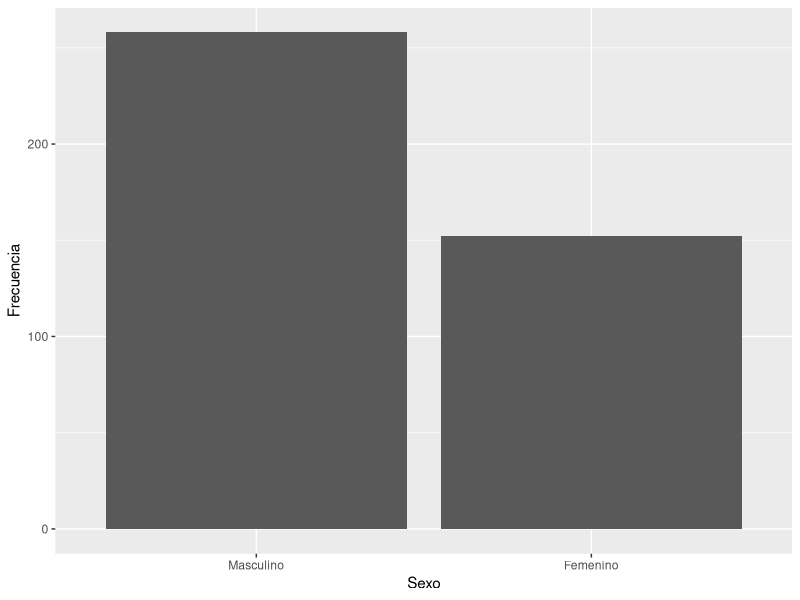
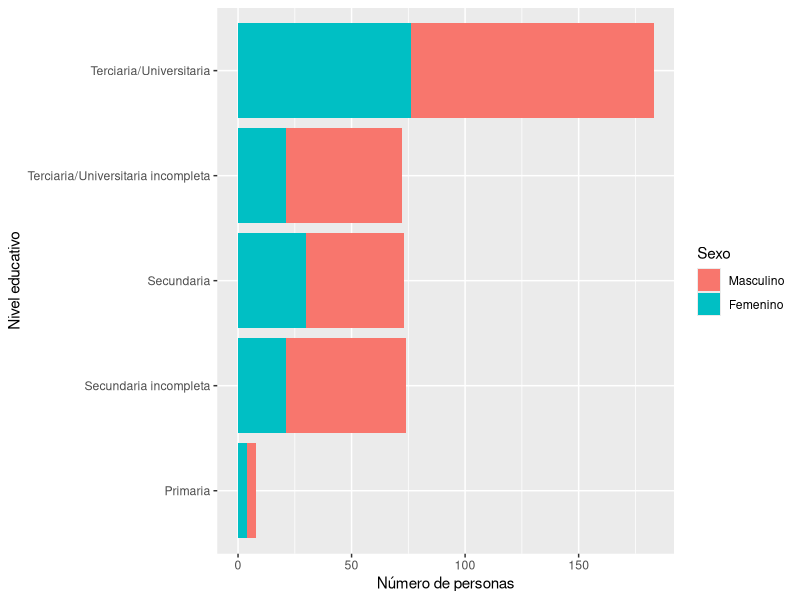
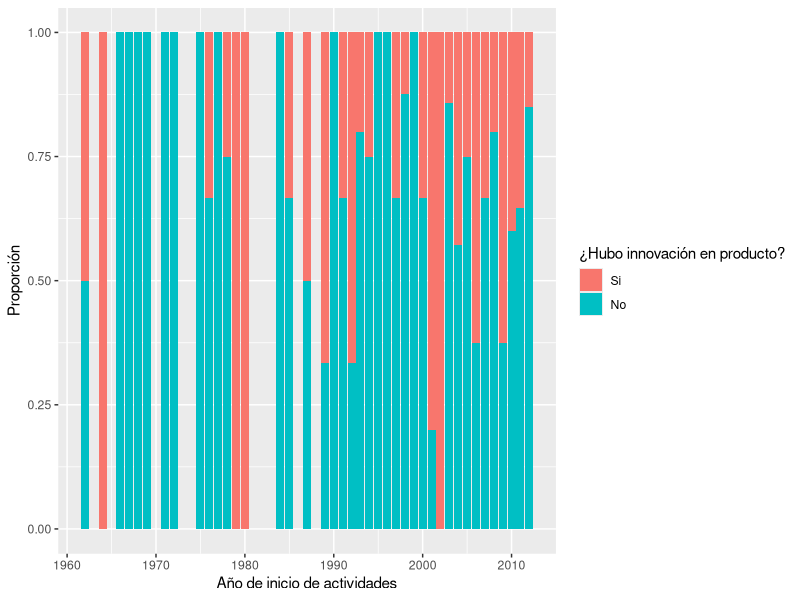
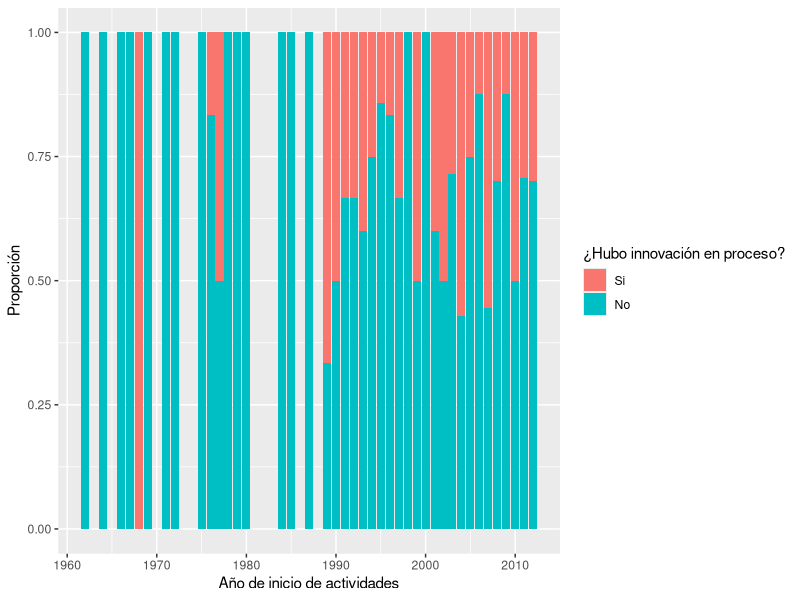
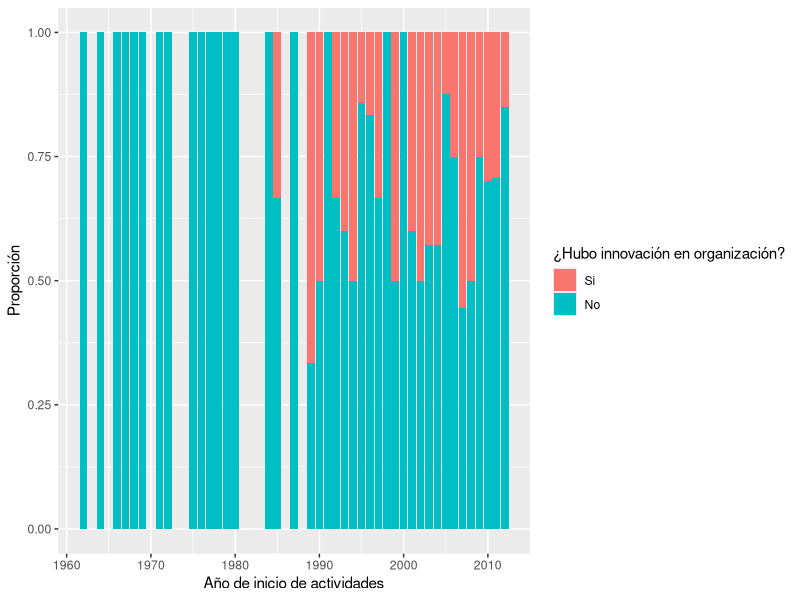
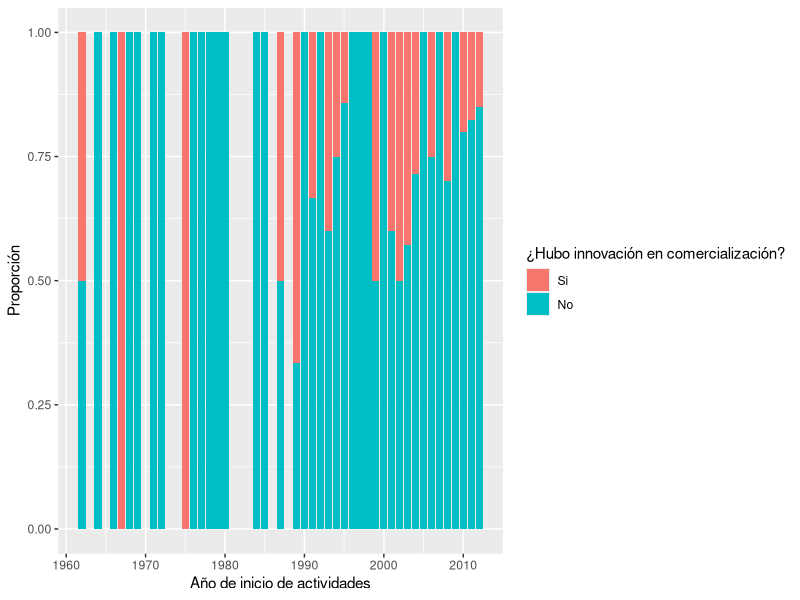
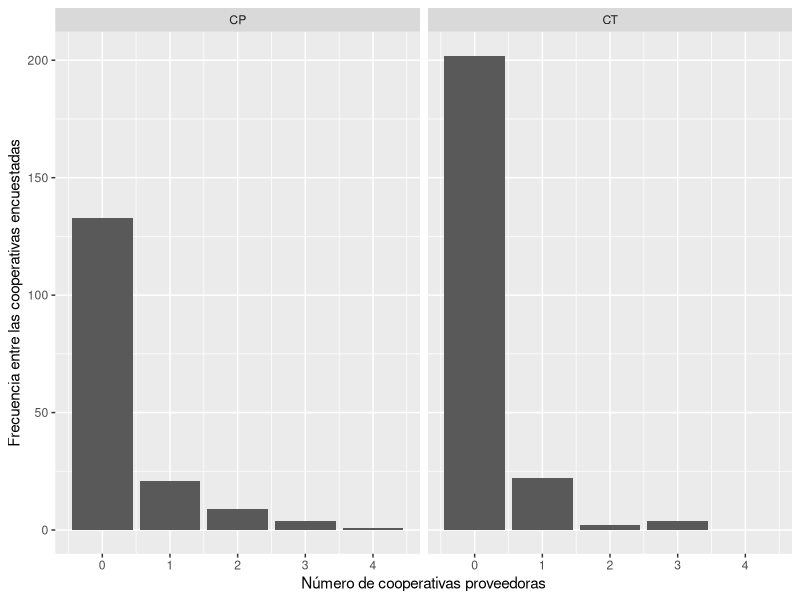
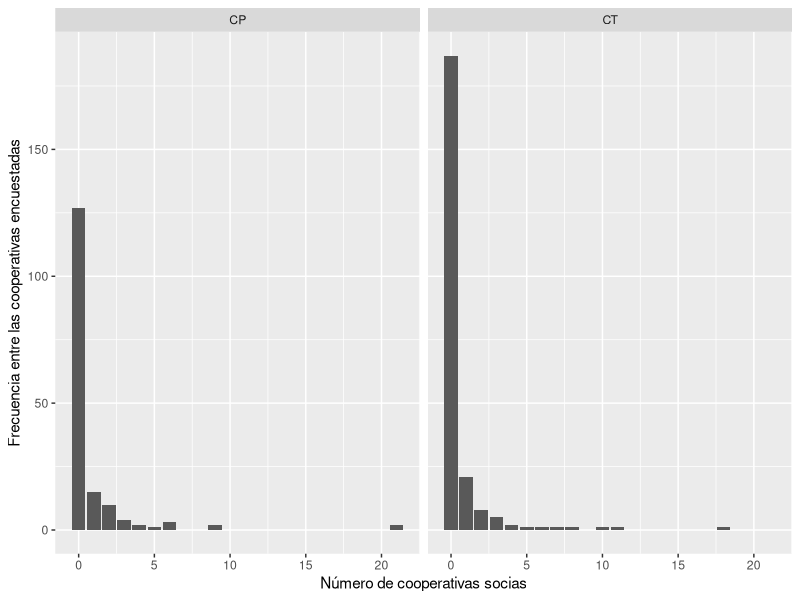

R code for these plots, in order:
## ---- chunk 1
knitr::opts_chunk$set(echo = FALSE, fig.pos = 'hbpt')
## ---- chunk 2
### PREPARACIÓN DE LOS DATOS ###

library(tidyverse)
library(haven)
library(xtable)
library(lubridate)

datos <- read_dta("Datos/2011_2013panel.dta")

#Datos sobre: info general, cantidad de ocupados segun categorias   

gen_ocup <- datos %>% select(form, año, cp, ct, a22cargo, a4, a11a1, a11a2, a11a3,b1, starts_with("b2a", ignore.case = FALSE), starts_with("b2b", ignore.case = FALSE), starts_with("b3soc"))

#Datos sobre: supervisión y conflicto: gestion, ausentismo

sup_conf <- datos %>%
  select(form, año, f21, f22, f23, f3, f3b1, f3b2, f3b3, f4bactitud, f4ccalidad)

  
#Datos sobre: tecnologia e innovación

tecno <- datos %>%
  select(form, año, g11:g31, g31:g31resul, g4proc:g422emp, g41a, g41b, g43a:g44b)
  
#Opiniones del entrevistado

opinion <- datos %>%
  select(form, año, h1posturaa, h5pacienci, h84educaci, h89sexo)

##Remuneraciones

#Salarios nominlaes promedio por categoria
Salarios <- datos %>% 
  select(form, año, c31asal:c36rs) 

##Inversion y financiamiento

EdiCons <- datos %>%
  select(Capital=d11capcap, Gastos= d11invgasg, Ingresos=d11invingi, Inversiones=d11invinv, Activo=d11actact)

TotAct <- datos %>%
  select(d16captot:d16acttot)

TotPas <- datos %>%
  select(d2tot)


#Trabajadores que ingresaron y dejaron la cooperativa por edad.
TraIng <- datos %>%
  select(b18a35soc:b18atot)

TraDej <- datos %>%
  select(b14a35soc:b14atot)

## ---- chunk 3
opinion %>%
  filter(is.na(h89sexo) == FALSE) %>%  #En el primer anio no se pregunto
  ggplot() +
  geom_bar(aes(as.factor(h89sexo))) +
  labs(x = "Sexo", y = "Frecuencia") +
  scale_x_discrete(labels = c("Masculino", "Femenino") )
## ---- chunk 4
opinion %>%
  mutate(h89sexo = recode(h89sexo, `1` = "Masculino", `2` = "Femenino")) %>%
  filter(is.na(h89sexo) == FALSE) %>%
  group_by(h89sexo) %>%
  summarise(Cantidad = n()) %>%
  mutate(Proporción = prop.table(Cantidad)) %>%
  rename(Sexo = h89sexo) %>%
  xtable() %>%
  print(comment = FALSE)

## ---- chunk 5
opinion %>%
  filter(is.na(h89sexo) == FALSE) %>%  #En el primer anio no se pregunto
  ggplot() +
  geom_bar(aes(as.factor(h84educaci), fill = as.factor(h89sexo))) +
  scale_fill_discrete(labels = c("Masculino", "Femenino")) +
  scale_x_discrete(labels = c("Primaria", "Secundaria incompleta", "Secundaria", "Terciaria/Universitaria incompleta", "Terciaria/Universitaria")) +
  coord_flip() +
  labs(x = "Nivel educativo", y = "Número de personas", fill = "Sexo") 
## ---- chunk 6
# Los siguientes chunks pueden ser aplicables a shiny

inno_arr <- datos %>%
  select(form, año, cp, a4, g4prod, g4proc, g4org, g4com) %>%
  mutate(a4 = as.Date(a4, format = "%d/%m/%Y")) %>%
  filter(a4 > "1800-01-01" & a4 < "2013-01-01", is.na(g4prod) == FALSE, is.na(g4proc) == FALSE, is.na(g4org) == FALSE, is.na(g4com) == FALSE, cp == 1)

ggplot(inno_arr) +
  geom_bar(aes(year(a4), fill = as.factor(g4prod)), position = "fill") +
  scale_fill_discrete(labels = c("Si", "No" )) +
  labs(x = "Año de inicio de actividades", y = "Proporción", fill = "¿Hubo innovación en producto?")

# La cantidad de observaciones puede estar afectando
## ---- chunk 7

ggplot(inno_arr) +
  geom_bar(aes(year(a4), fill = as.factor(g4proc)), position = "fill") +
  scale_fill_discrete(labels = c("Si", "No" )) +
  labs(x = "Año de inicio de actividades", y = "Proporción", fill = "¿Hubo innovación en proceso?")

## ---- chunk 8

ggplot(inno_arr) +
  geom_bar(aes(year(a4), fill = as.factor(g4org)), position = "fill") +
  scale_fill_discrete(labels = c("Si", "No" )) +
  labs(x = "Año de inicio de actividades", y = "Proporción", fill = "¿Hubo innovación en organización?")

## ---- chunk 9

ggplot(inno_arr) +
  geom_bar(aes(year(a4), fill = as.factor(g4com)), position = "fill") +
  scale_fill_discrete(labels = c("Si", "No" )) +
  labs(x = "Año de inicio de actividades", y = "Proporción", fill = "¿Hubo innovación en comercialización?")

## ---- chunk 10

#Se podria hacer reactivo en shiny

gen_ocup %>%
  mutate(tipo_coop = case_when(cp == 1 & is.na(ct) ~ "CP", ct == 1  ~ "CT")) %>%
  filter(a11a1 < 500) %>% #Hay un outlier que afecta la grafica
  ggplot() + 
  geom_bar(aes(x = a11a1)) +
  facet_wrap(vars(tipo_coop)) +
  labs(x = "Número de cooperativas proveedoras", y = "Frecuencia entre las cooperativas encuestadas")
## ---- chunk 11

#Se podria hacer reactivo en shiny
#Conviene hacerlo en proporciones, sacar el 0 o algo para presentarlo mejor? 


gen_ocup %>%
  mutate(tipo_coop = case_when(cp == 1 & is.na(ct) ~ "CP", ct == 1  ~ "CT")) %>%
  filter(a11a2 < 500) %>% #Hay un outlier que afecta la grafica
  ggplot() + 
  geom_bar(aes(x = a11a2)) +
  facet_wrap(vars(tipo_coop)) +
  labs(x = "Número de cooperativas socias", y = "Frecuencia entre las cooperativas encuestadas")

## ---- chunk 12

#Se podria hacer reactivo en shiny

gen_ocup %>%
  mutate(tipo_coop = case_when(cp == 1 & is.na(ct) ~ "CP", ct == 1  ~ "CT")) %>%
  filter(a11a3 < 500) %>% #Hay un outlier que afecta la grafica
  ggplot() + 
  geom_bar(aes(x = a11a3)) +
  facet_wrap(vars(tipo_coop)) +
  labs(x = "Número de cooperativas clientes", y = "Frecuencia entre las cooperativas encuestadas")
## ---- chunk 13
